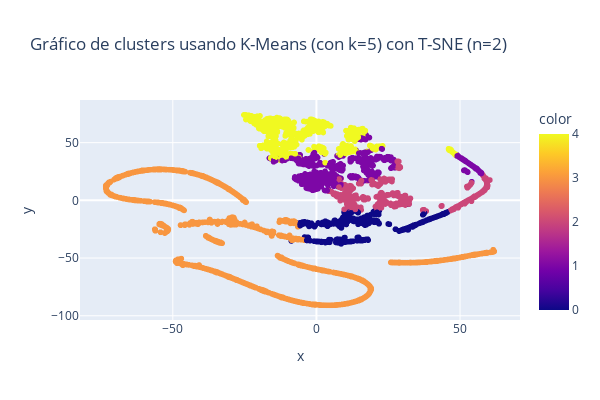

Source (notebook cell):
### Markdown cell above
Por último, Mr. Lepin, impaciente de no entender lo que usted intenta explicarle, le solicita que por favor muestre algún resultado "visual" de los grupos encontrados.

Para esto, grafique nuevamente las características encontradas usando `T-SNE` (no calcule de nuevo, simplemente utilice las proyecciones encontradas) y agregue las labels calculadas con kmeans como el argumento `color`.   

Comente: ¿Se separan bien los distintos clusters en la visualización?

### Code cell
px.scatter(x=tsne[:, 0],y=tsne[:, 1],color=kmeans.labels_,title='Gráfico de clusters usando K-Means (con k=5) con T-SNE (n=2) ',width=600,height=400)

### Figure 1 — Plotly figure (JSON) as saved in the notebook; plotly's stock layout.template omitted (floating-point values rounded to 4 significant figures; data arrays with more than 128 entries replaced by an {"elided": "..."} marker saying what was removed)
{"data": [{"hovertemplate": "x=%{x}<br>y=%{y}<br>color=%{marker.color}<extra></extra>", "legendgroup": "", "marker": {"color": {"elided": "4314 int values"}, "coloraxis": "coloraxis", "symbol": "circle"}, "mode": "markers", "name": "", "showlegend": false, "type": "scattergl", "x": {"elided": "4314 float values"}, "xaxis": "x", "y": {"elided": "4314 float values"}, "yaxis": "y"}], "layout": {"coloraxis": {"colorbar": {"title": {"text": "color"}}, "colorscale": [[0, "#0d0887"], [0.1111, "#46039f"], [0.2222, "#7201a8"], [0.3333, "#9c179e"], [0.4444, "#bd3786"], [0.5556, "#d8576b"], [0.6667, "#ed7953"], [0.7778, "#fb9f3a"], [0.8889, "#fdca26"], [1, "#f0f921"]]}, "height": 400, "legend": {"tracegroupgap": 0}, "title": {"text": "Gráfico de clusters usando K-Means (con k=5) con T-SNE (n=2) "}, "width": 600, "xaxis": {"anchor": "y", "domain": [0, 1], "title": {"text": "x"}}, "yaxis": {"anchor": "x", "domain": [0, 1], "title": {"text": "y"}}}}
